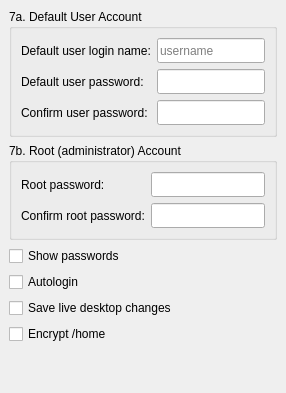
     <widget class="QWidget" name="Step_User_Accounts">
      <layout class="QGridLayout">
       <property name="leftMargin">
        <number>9</number>
       </property>
       <property name="topMargin">
        <number>9</number>
       </property>
       <property name="rightMargin">
        <number>9</number>
       </property>
       <property name="bottomMargin">
        <number>9</number>
       </property>
       <property name="spacing">
        <number>6</number>
       </property>
       <item row="7" column="0">
        <spacer>
         <property name="orientation">
          <enum>Qt::Vertical</enum>
         </property>
         <property name="sizeType">
          <enum>QSizePolicy::Expanding</enum>
         </property>
         <property name="sizeHint" stdset="0">
          <size>
           <width>20</width>
           <height>40</height>
          </size>
         </property>
        </spacer>
       </item>
       <item row="1" column="0">
        <widget class="QGroupBox" name="rootPasswordBox">
         <property name="sizePolicy">
          <sizepolicy hsizetype="MinimumExpanding" vsizetype="Minimum">
           <horstretch>0</horstretch>
           <verstretch>0</verstretch>
          </sizepolicy>
         </property>
         <property name="title">
          <string>7b. Root (administrator) Account</string>
         </property>
         <layout class="QGridLayout">
          <property name="leftMargin">
           <number>9</number>
          </property>
          <property name="topMargin">
           <number>9</number>
          </property>
          <property name="rightMargin">
           <number>9</number>
          </property>
          <property name="bottomMargin">
           <number>9</number>
          </property>
          <property name="spacing">
           <number>6</number>
          </property>
          <item row="1" column="1">
           <widget class="QLineEdit" name="rootPasswordEdit2">
            <property name="sizePolicy">
             <sizepolicy hsizetype="MinimumExpanding" vsizetype="Minimum">
              <horstretch>0</horstretch>
              <verstretch>0</verstretch>
             </sizepolicy>
            </property>
            <property name="minimumSize">
             <size>
              <width>0</width>
              <height>25</height>
             </size>
            </property>
            <property name="text">
             <string/>
            </property>
            <property name="echoMode">
             <enum>QLineEdit::Password</enum>
            </property>
           </widget>
          </item>
          <item row="0" column="1">
           <widget class="QLineEdit" name="rootPasswordEdit">
            <property name="sizePolicy">
             <sizepolicy hsizetype="MinimumExpanding" vsizetype="Minimum">
              <horstretch>0</horstretch>
              <verstretch>0</verstretch>
             </sizepolicy>
            </property>
            <property name="minimumSize">
             <size>
              <width>0</width>
              <height>25</height>
             </size>
            </property>
            <property name="text">
             <string/>
            </property>
            <property name="echoMode">
             <enum>QLineEdit::Password</enum>
            </property>
           </widget>
          </item>
          <item row="1" column="0">
           <widget class="QLabel" name="rootPasswordLabel2">
            <property name="sizePolicy">
             <sizepolicy hsizetype="MinimumExpanding" vsizetype="Minimum">
              <horstretch>0</horstretch>
              <verstretch>0</verstretch>
             </sizepolicy>
            </property>
            <property name="text">
             <string>Confirm root password:</string>
            </property>
            <property name="wordWrap">
             <bool>false</bool>
            </property>
           </widget>
          </item>
          <item row="0" column="0">
           <widget class="QLabel" name="rootPasswordLabel">
            <property name="sizePolicy">
             <sizepolicy hsizetype="MinimumExpanding" vsizetype="Minimum">
              <horstretch>0</horstretch>
              <verstretch>0</verstretch>
             </sizepolicy>
            </property>
            <property name="text">
             <string>Root password:</string>
            </property>
            <property name="wordWrap">
             <bool>false</bool>
            </property>
           </widget>
          </item>
         </layout>
        </widget>
       </item>
       <item row="0" column="0">
        <widget class="QGroupBox" name="userBox">
         <property name="sizePolicy">
          <sizepolicy hsizetype="MinimumExpanding" vsizetype="Minimum">
           <horstretch>0</horstretch>
           <verstretch>0</verstretch>
          </sizepolicy>
         </property>
         <property name="title">
          <string>7a. Default User Account</string>
         </property>
         <layout class="QGridLayout">
          <property name="leftMargin">
           <number>9</number>
          </property>
          <property name="topMargin">
           <number>9</number>
          </property>
          <property name="rightMargin">
           <number>9</number>
          </property>
          <property name="bottomMargin">
           <number>9</number>
          </property>
          <property name="spacing">
           <number>6</number>
          </property>
          <item row="2" column="1">
           <widget class="QLineEdit" name="userPasswordEdit2">
            <property name="sizePolicy">
             <sizepolicy hsizetype="MinimumExpanding" vsizetype="Minimum">
              <horstretch>0</horstretch>
              <verstretch>0</verstretch>
             </sizepolicy>
            </property>
            <property name="minimumSize">
             <size>
              <width>0</width>
              <height>25</height>
             </size>
            </property>
            <property name="text">
             <string/>
            </property>
            <property name="echoMode">
             <enum>QLineEdit::Password</enum>
            </property>
           </widget>
          </item>
          <item row="1" column="1">
           <widget class="QLineEdit" name="userPasswordEdit">
            <property name="sizePolicy">
             <sizepolicy hsizetype="MinimumExpanding" vsizetype="Minimum">
              <horstretch>0</horstretch>
              <verstretch>0</verstretch>
             </sizepolicy>
            </property>
            <property name="minimumSize">
             <size>
              <width>0</width>
              <height>25</height>
             </size>
            </property>
            <property name="text">
             <string/>
            </property>
            <property name="echoMode">
             <enum>QLineEdit::Password</enum>
            </property>
           </widget>
          </item>
          <item row="0" column="1">
           <widget class="QLineEdit" name="userNameEdit">
            <property name="sizePolicy">
             <sizepolicy hsizetype="MinimumExpanding" vsizetype="Minimum">
              <horstretch>0</horstretch>
              <verstretch>0</verstretch>
             </sizepolicy>
            </property>
            <property name="minimumSize">
             <size>
              <width>0</width>
              <height>25</height>
             </size>
            </property>
            <property name="text">
             <string/>
            </property>
            <property name="placeholderText">
             <string>username</string>
            </property>
           </widget>
          </item>
          <item row="2" column="0">
           <widget class="QLabel" name="userPasswordLabel2">
            <property name="sizePolicy">
             <sizepolicy hsizetype="MinimumExpanding" vsizetype="Minimum">
              <horstretch>0</horstretch>
              <verstretch>0</verstretch>
             </sizepolicy>
            </property>
            <property name="text">
             <string>Confirm user password:</string>
            </property>
            <property name="wordWrap">
             <bool>false</bool>
            </property>
           </widget>
          </item>
          <item row="1" column="0">
           <widget class="QLabel" name="userPasswordLabel">
            <property name="sizePolicy">
             <sizepolicy hsizetype="MinimumExpanding" vsizetype="Minimum">
              <horstretch>0</horstretch>
              <verstretch>0</verstretch>
             </sizepolicy>
            </property>
            <property name="text">
             <string>Default user password:</string>
            </property>
            <property name="wordWrap">
             <bool>false</bool>
            </property>
           </widget>
          </item>
          <item row="0" column="0">
           <widget class="QLabel" name="userNameLabel">
            <property name="sizePolicy">
             <sizepolicy hsizetype="MinimumExpanding" vsizetype="Minimum">
              <horstretch>0</horstretch>
              <verstretch>0</verstretch>
             </sizepolicy>
            </property>
            <property name="text">
             <string>Default user login name:</string>
            </property>
            <property name="wordWrap">
             <bool>false</bool>
            </property>
           </widget>
          </item>
         </layout>
        </widget>
       </item>
       <item row="4" column="0">
        <widget class="QCheckBox" name="autologinCheckBox">
         <property name="sizePolicy">
          <sizepolicy hsizetype="MinimumExpanding" vsizetype="Minimum">
           <horstretch>0</horstretch>
           <verstretch>0</verstretch>
          </sizepolicy>
         </property>
         <property name="text">
          <string>Autologin</string>
         </property>
        </widget>
       </item>
       <item row="2" column="0">
        <widget class="QCheckBox" name="passwordCheckBox">
         <property name="sizePolicy">
          <sizepolicy hsizetype="MinimumExpanding" vsizetype="Minimum">
           <horstretch>0</horstretch>
           <verstretch>0</verstretch>
          </sizepolicy>
         </property>
         <property name="text">
          <string>Show passwords</string>
         </property>
        </widget>
       </item>
       <item row="5" column="0">
        <widget class="QCheckBox" name="saveDesktopCheckBox">
         <property name="sizePolicy">
          <sizepolicy hsizetype="MinimumExpanding" vsizetype="Minimum">
           <horstretch>0</horstretch>
           <verstretch>0</verstretch>
          </sizepolicy>
         </property>
         <property name="toolTip">
          <string>Desktop modifications made in the live environment will be carried over to the installed OS</string>
         </property>
         <property name="text">
          <string>Save live desktop changes</string>
         </property>
        </widget>
       </item>
       <item row="6" column="0">
        <widget class="QCheckBox" name="encryptCheckBox">
         <property name="sizePolicy">
          <sizepolicy hsizetype="MinimumExpanding" vsizetype="Minimum">
           <horstretch>0</horstretch>
           <verstretch>0</verstretch>
          </sizepolicy>
         </property>
         <property name="text">
          <string>Encrypt /home</string>
         </property>
        </widget>
       </item>
      </layout>
     </widget>
